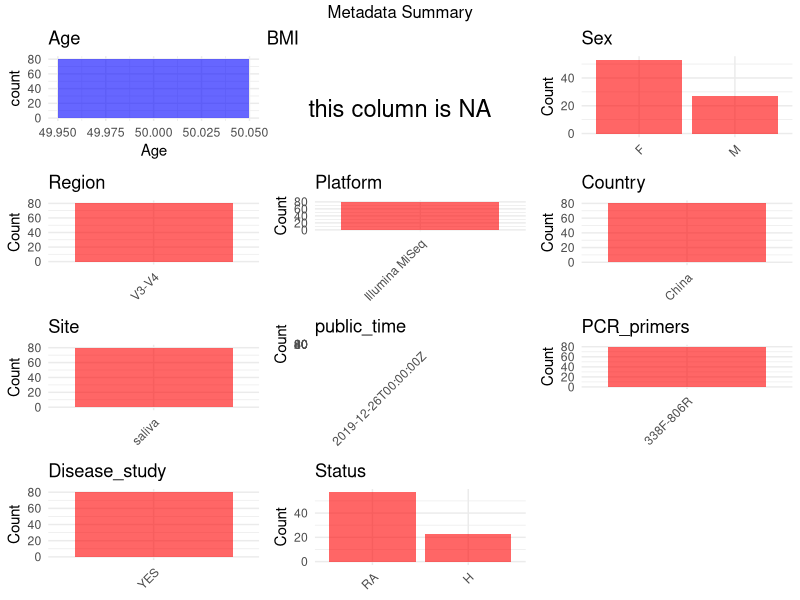

R code for this plot:
## ---- chunk 1
# Load necessary libraries
library(dplyr)
library(ggplot2)
library(gridExtra)

# Set working directory (update this path to your local directory)
setwd("D:/studylearning/董彪师兄项目/任务/修改20250922/PRJNA578951")

# Read the initial metadata files
initial_meta<-read.csv("SraRunTable.csv",header = T)

# Display the first few rows of the metadata
head(initial_meta)
## ---- chunk 2
# Create a uniform metadata dataframe
metadata <- data.frame(
  BioProject = initial_meta$BioProject,
  Run = initial_meta$Run,
  sample_name = initial_meta$Sample.Name,
  Age = initial_meta$Host_age,
  BMI = NA_character_,
  Sex=initial_meta$host_sex,
  Region = "V3-V4",
  Platform = initial_meta$Instrument,
  Country = "China",
  Site = initial_meta$isolation_source,
  public_time = initial_meta$ReleaseDate,
  stringsAsFactors = FALSE
)
## ---- chunk 3
# Add information obtained from the publication
metadata$PCR_primers <- "338F-806R"  # Update based on the publication
metadata$title <- "Oral Microbiota Perturbations Are Linked to High Risk for Rheumatoid Arthritis"
metadata$Disease_study <- "YES"
metadata <- metadata %>% mutate(Status=case_when(grepl("trim.sH",sample_name)~"H",grepl("trim.sp",sample_name)~"RA",grepl("trim.sR",sample_name)~"RA"))
metadata <- metadata %>% 
  mutate(Sex = case_when(
    grepl("f",Sex)~"F",
    grepl("m",Sex)~"M"
  ))
## ---- chunk 4
# Check the number of unique runs and sample names
print(paste("Number of unique runs:", length(unique(metadata$Run))))
print(paste("Number of unique sample names:", length(unique(metadata$sample_name))))
## ---- chunk 5
# Select columns for visualization
plot_data <- metadata %>%
  select(-BioProject, -Run, -sample_name, -title)

# Function to create simple plots for each column
create_simple_plots <- function(data) {
  plots <- list()
  
  for (col in colnames(data)) {
    # Check if the column is all NA
    if (all(is.na(data[[col]]))) {
      # Create an empty plot with text indicating all NA
      p <- ggplot() +
        annotate("text", x = 0.5, y = 0.5, label = "this column is NA", size = 6) +
        labs(title = col) +
        theme_void()
    } else if (is.numeric(data[[col]])) {
      # Numeric variable: histogram
      p <- ggplot(data, aes(x = .data[[col]])) +
        geom_histogram(fill = "blue", alpha = 0.6, bins = 20, na.rm = TRUE) +
        labs(title = col) +
        theme_minimal()
    } else {
      # Categorical variable: bar plot (remove NA values)
      count_data <- as.data.frame(table(data[[col]], useNA = "ifany"))
      p <- ggplot(count_data, aes(x = reorder(Var1, -Freq), y = Freq)) +
        geom_col(fill = "red", alpha = 0.6) +
        labs(title = col, x = NULL, y = "Count") +
        theme_minimal() +
        theme(axis.text.x = element_text(angle = 45, hjust = 1))
    }
    plots[[col]] <- p
  }
  
  return(plots)
}

# Generate and arrange plots
plots <- create_simple_plots(plot_data)
grid.arrange(grobs = plots, ncol = 3, top = "Metadata Summary")
## ---- chunk 6
# Reorder columns to match the desired format
metadata <- metadata[, c(
  "BioProject", "Run", "sample_name", "Age", "BMI", "Sex", 
  "Region", "Platform", "Country", "Site", "public_time", 
  "PCR_primers", "title", "Disease_study", "Status"
)]

# Export the uniform metadata to a CSV file
write.csv(metadata, file = "metadata.csv", quote = FALSE)
